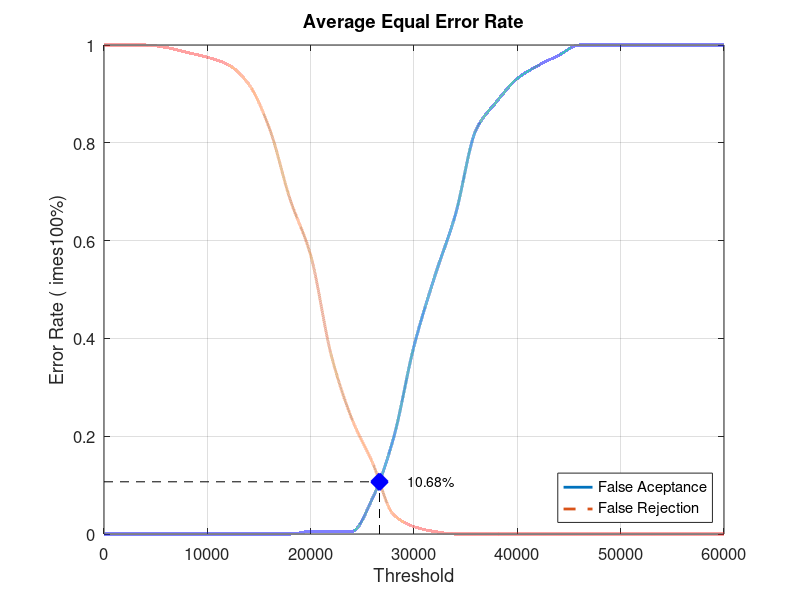
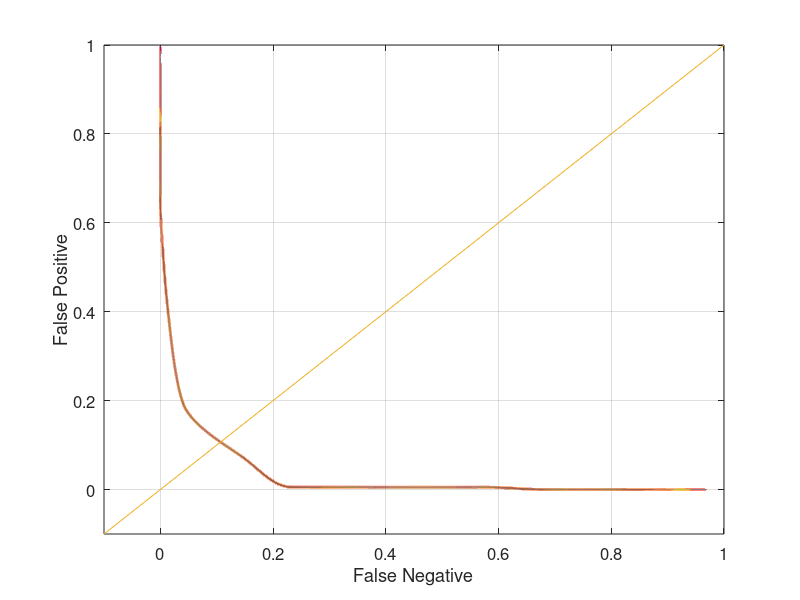

These charts were generated, in order, by the following MATLAB code:
close all;
clear;
clc;
x = 0:2000:60000;
xq = 0:0.5:60000;

y0 = [0 0 0 0 0 0 0 0 0 0 0.00526316 0.00526316 0.00526316 0.0736842 0.194737 0.384211 0.526316 0.652632 0.826316 0.884211 0.931579 0.957895 0.978947 1 1 1 1 1 1 1 1]
yy0 = interp1(x, y0, xq, 'pchip');
y1 = [1 1 1 0.995 0.985 0.975 0.96 0.92 0.83 0.685 0.57 0.365 0.235 0.145 0.04 0.015 0.005 0 0 0 0 0 0 0 0 0 0 0 0 0 0]
yy1 = interp1(x, y1, xq, 'pchip');

% Calculating EER: 
y2 = abs(y0 - y1);
find(y2 == min(y2))
yy2 = abs(yy0 - yy1);
xEER = find(yy2 == min(yy2));
xEERIndex = xq(xEER) % X-axis EER
yEER = yy0(xEER) % Y-axis EER

main = figure
plot(xq, yy0,'-','LineWidth', 2);	hold on
plot(xq, yy1,'--','LineWidth', 2);	hold on
plot([xEERIndex xEERIndex], [0 yEER], 'k--');	hold on
plot([0 xEERIndex], [yEER yEER], 'k--');	hold on
plot(xEERIndex, yEER, 'bx', 'LineWidth', 10);	hold on
text(xEERIndex + 10 * xEERIndex / 100, yEER, [num2str(round((10000 * yEER)) / 100) '%'])
legend('False Aceptance', 'False Rejection', 'Location', 'SouthEast')
xlabel('Threshold')
ylabel('Error Rate (	imes100%)')
title('Average Equal Error Rate')
set(gca, 'FontSize', 12)
axis([0 60000 0 1])
grid on

print(main, 'Database1_2Main', '-dpng');
FNRxFPR = figure('Color', [1 1 1]);
plot(yy1, yy0, '-', yy1, yy0, 'LineWidth', 2);
hold on
y = -0.1:0.1:1
plot(y, y); 
set(gca, 'FontSize', 12)
xlabel('False Negative')
ylabel('False Positive')
axis([-0.1 1 -0.1 1])
set(gca, 'FontSize', 12)
grid on

print(FNRxFPR, 'Database1_2FNRxFPR','-dpng');
